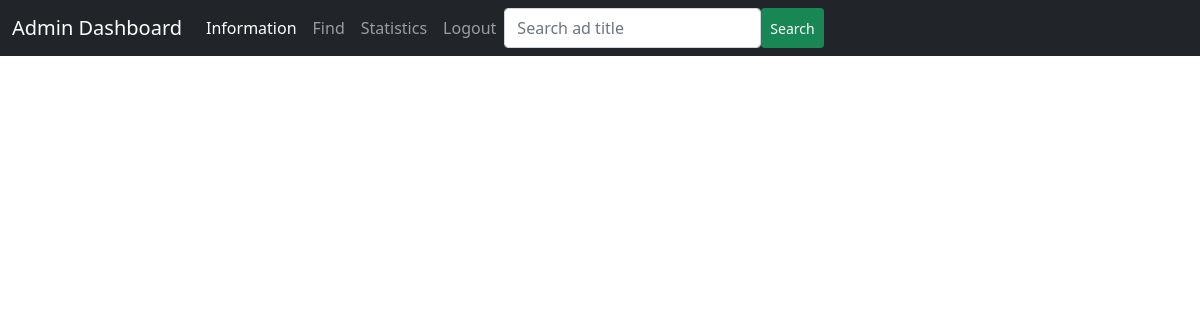
Before: /campaign_details/1 with the older database file.
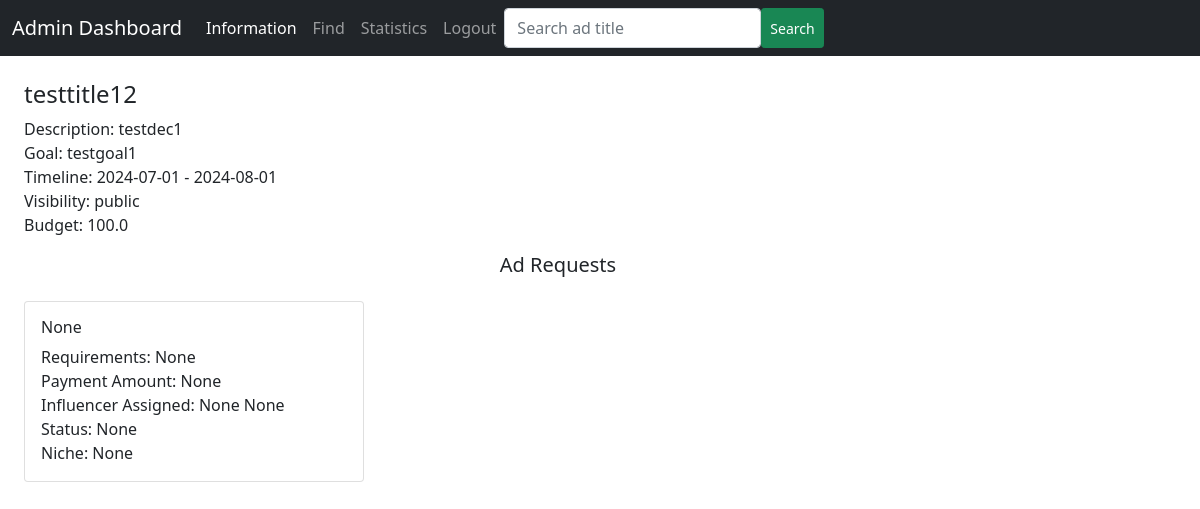
After: the same page with the newer database file.
### backend/models.py (models this page shows)
class Campaign(db.Model):
    __tablename__ = 'campaign'
    id = db.Column(db.Integer, primary_key=True)
    sponsor_id = db.Column(db.Integer, db.ForeignKey('sponsor.id'), nullable=False)
    visibility = db.Column(db.Enum('private', 'public'), default='public', nullable=False)
    title = db.Column(db.String, nullable=False)
    description = db.Column(db.String)
    goal = db.Column(db.String)
    start_date = db.Column(db.Date, nullable=False)
    end_date = db.Column(db.Date, nullable=False)
    budget = db.Column(db.Float, nullable=False)
    flagged = db.Column(db.Boolean, default=False)
    ad_request = db.relationship('Ad_Request', backref='campaign')

### backend/controllers.py (the view)
@app.route('/campaign_details/<int:camp_id>', methods=['GET', 'POST'])
def particular_campaign_details(camp_id):
    return render_template('admin_campaign_details.html', campaign_info=fetch_campaign_details(camp_id))

### templates/admin_campaign_details.html (shortened to what this page needs)
<!DOCTYPE html>
<html lang="en">
<head>
    <link href="https://cdn.jsdelivr.net/npm/bootstrap@5.0.2/dist/css/bootstrap.min.css" rel="stylesheet">
</head>
<body>
    <div id="container">
        <div id="panel">
            <nav class="navbar navbar-expand-lg navbar-dark bg-dark">
                <div class="container-fluid">
                    <label class="navbar-brand">Admin Dashboard</label>
                    <div class="collapse navbar-collapse" id="navbarNavAltMarkup">
                        <div class="navbar-nav">
                            <a class="nav-link active" aria-current="page" href="/admin_dashboard">Information</a>
                            <a class="nav-link" href="/admin_find">Find</a>
                            <a class="nav-link" href="#">Statistics</a>
                            <a class="nav-link" href="#">Logout</a>
                            <input class="form-control" type="search" placeholder="Search ad title" aria-label="Search">
                            <button type="submit" class="btn btn-success btn-sm">Search</button>
                        </div>
                    </div>
                </div>
            </nav>
        </div>
        {% for key, value in campaign_info.items() %}
            <div class="container row mt-4">
                <h4>{{ value.title }}</h4>
                <p>
                    Description: {{ value.description }} <br>
                    Goal: {{ value.goal }} <br>
                    Timeline: {{ value.start_date }} - {{ value.end_date }} <br>
                    Visibility: {{ value.visibility }} <br>
                    Budget: {{ value.budget }} <br>
                </p>
            </div>
            <div class="container row">
                <h5 class="text-center mb-4">Ad Requests</h5>
                {% for id, details in value.ads.items() %}
                    <div class="col-sm-4">
                        <div class="card">
                            <div class="card-body">
                                <h6 class="card-title">{{ details.title }}</h6>
                                <p class="card-text">
                                    Requirements: {{ details.requirements }} <br>
                                    Payment Amount: {{ details.payment_amount }} <br>
                                    Influencer Assigned: {{ details.influencer_fname }} {{ details.influencer_lname }} <br>
                                    Status: {{ details.status }} <br>
                                    Niche: {{ details.niche }}
                                </p>
                            </div>
                        </div>
                    </div>
                {% endfor %}
            </div>
        {% endfor %}
    </div>
</body>
</html>

Changed rows visible on the page:
added Campaign: title "testtitle12", description "testdec1", goal "testgoal1", start_date "2024-07-01", end_date "2024-08-01", visibility "public", budget "100.0", title "None", requirements "None", payment_amount "None", influencer_fname "None", influencer_lname "None", status "None", niche "None"
